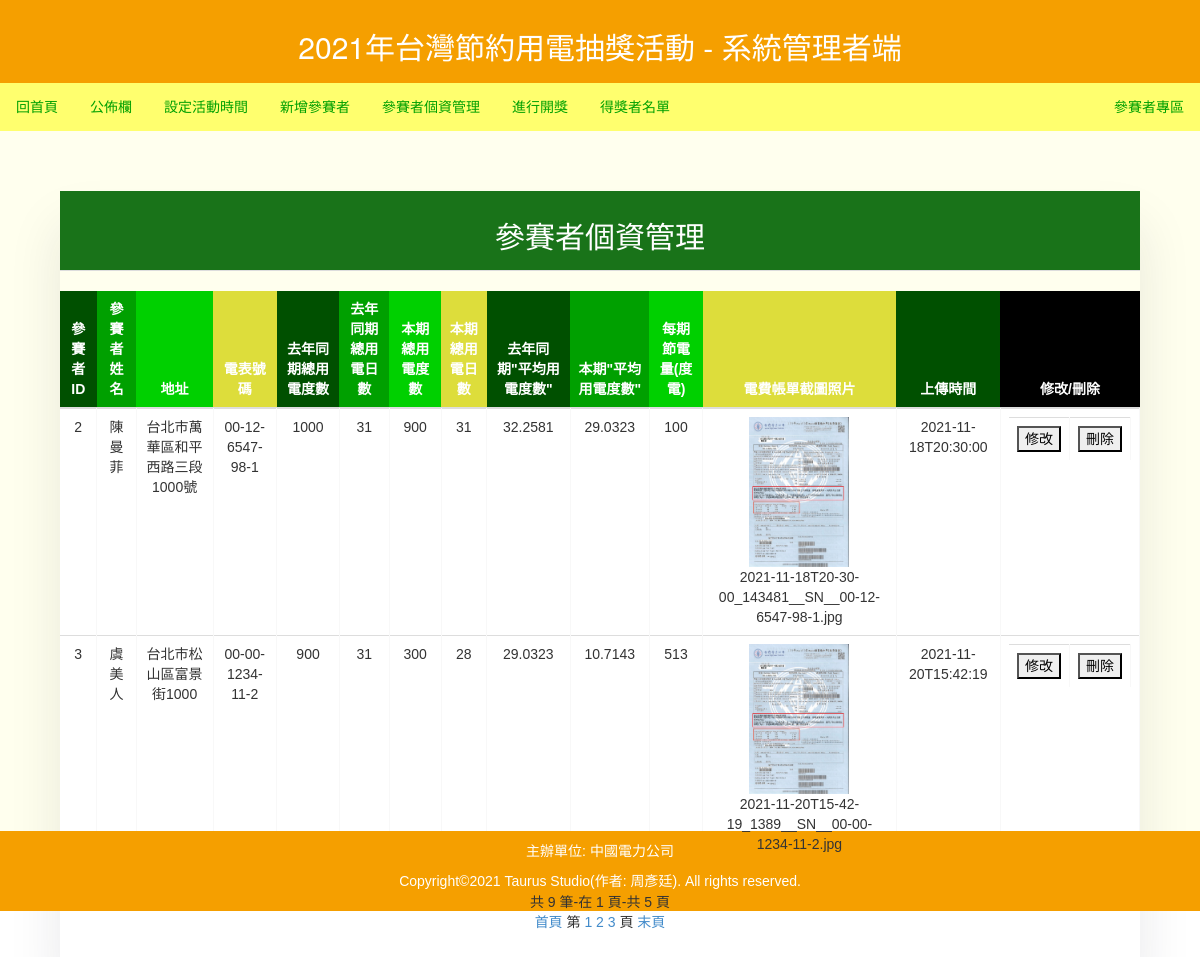
The page /Modules/ShowList/index.php (signed in) on the database its author committed.
### tables this page shows
CREATE TABLE `lottery` (
  `LID` int(11) NOT NULL,
  `LName` varchar(45) DEFAULT NULL COMMENT '參賽者/得獎者姓名',
  `LEleNum` varchar(45) DEFAULT NULL COMMENT '電表號碼',
  `LAddress` varchar(100) DEFAULT NULL COMMENT '參賽者電表地址',
  `LBeforeFee` int(50) DEFAULT NULL COMMENT '區年同期總用電量',
  `LLastFee` int(50) DEFAULT NULL COMMENT '本期總用電量',
  `LBeforeDays` int(11) DEFAULT NULL COMMENT '去年同期用電日',
  `LLastDays` int(11) DEFAULT NULL COMMENT '本期總用電日',
  `LBeforeAvgFee` float DEFAULT NULL COMMENT '去年同期平均用電量',
  `LLastAvgFee` float DEFAULT NULL COMMENT '本期總平均用電量',
  `LSaveFee` int(100) DEFAULT NULL COMMENT '節電率',
  `LImage_file` varchar(515) DEFAULT NULL COMMENT '電表帳單上傳圖檔的位置(包含系統檔名)',
  `LRealImgFileName` varchar(515) DEFAULT NULL COMMENT '電表帳單上傳圖檔的真實名字(原始檔名)',
  `LAward` varchar(3) DEFAULT NULL COMMENT '是否有得獎：Y(得獎)，無符號者為未得獎；都沒有Y時則尚未開獎。',
  `LAdd_time` varchar(45) DEFAULT NULL
);

### Modules/ShowList/index.php (the view, shortened to what this page needs)
<!DOCTYPE html>
<html>
   <head>
	  <?php
	    include_once("../../Include/incBootstrap.php");
	    include_once("../../Include/connectDB.php");
	  ?>
   </head>
   <body>
   <form action="index.php" method="get">
<div class="title">
<h2>2021年台灣節約用電抽獎活動 - 系統管理者端</h2>
</div>
<div class="topnav">
<a href="../Home/index.php">回首頁</a>
<a href="../Bulletin/index.php">公佈欄</a>
<a href="../ActiveDate/index.php">設定活動時間</a>
<a href="../JoinLottery/index.php">新增參賽者</a>
<a href="../ShowList/index.php">參賽者個資管理</a>
<a href="../AwardList/index.php">進行開獎</a>
<a href="../ShowAward/index.php">得獎者名單</a>
<div class="topnavA2"><a href="../../System/Main/Home/index.php" >參賽者專區</a></div>
</div>
   <?php
      if(@$_SESSION["account"] == "login"){
   ?>
        <?php
			  $sql = "SELECT * FROM lottery";
			  $result = $db_link->query($sql);
			  $total_records = $result->rowCount();
        ?>
		<?php
		  $per = 2;
          $pages = ceil($total_records /$per);
          if (!isset($_GET["page"])){
            $page=1;
          } else {
            $page = intval($_GET["page"]);
          }
           $start = ($page-1)*$per;
		   $result = $db_link->query($sql.' LIMIT '.$start.', '.$per) or die("Error");
		?>
<div class="content">
	<div class="table-wrapper">
	<table class="table" style="width: 100%;">
	<thead>
		  <tr>
		  <th style="background-color: rgba(0, 100, 0, 0.9); border-bottom: 1px solid #ddd;"><h2>參賽者個資管理</h2></th>
		  </tr>
	</thead>
	</table>
        <table class="table table-hover" style="width: 100%;">
		<thead>
		  <th>參賽者ID</th>
		  <th>參賽者姓名</th>
		  <th>地址</th>
		  <th>電表號碼</th>
		  <th>去年同期總用電度數</th>
		  <th>去年同期總用電日數</th>
		  <th>本期總用電度數</th>
		  <th>本期總用電日數</th>
		  <th>去年同期"平均用電度數"</th>
		  <th>本期"平均用電度數"</th>
		  <th>每期節電量(度電)</th>
		  <th>電費帳單截圖照片</th>
		  <th>上傳時間</th>
		  <th>修改/刪除</th>
		  </thead>
		  <tbody>
		<?php
        if($total_records > 0 ){
			while($row = $result->fetch(PDO::FETCH_ASSOC)){
	 ?>
		  <?php
		     echo "<tr>";
		     echo sprintf("<td>%d</td>",$row["LID"]);
			 echo sprintf("<td>%s</td>",$row["LName"]);
			 echo sprintf("<td>%s</td>",$row["LAddress"]);
			 echo sprintf("<td>%s</td>",$row["LEleNum"]);
			 echo sprintf("<td>%s</td>",$row["LBeforeFee"]);
			 echo sprintf("<td>%s</td>",$row["LBeforeDays"]);
			 echo sprintf("<td>%s</td>",$row["LLastFee"]);
			 echo sprintf("<td>%s</td>",$row["LLastDays"]);
			 echo sprintf("<td>%s</td>",$row["LBeforeAvgFee"]);
			 echo sprintf("<td>%s</td>",$row["LLastAvgFee"]);
			 echo sprintf("<td>%s</td>",$row["LSaveFee"]);
			 echo sprintf("<td><a href='"."%s"."'><img src='"."%s"."' width='100' height='150'></a><br>%s</td>",'../../'.str_replace('../',"",$row["LImage_file"]),'../../'.str_replace('../',"",$row["LImage_file"]),$row["LRealImgFileName"]);
			 echo sprintf("<td>%s</td>",$row["LAdd_time"]);
			 echo sprintf("<td><table><td><a href ='../ModifyList/index.php?LID=%s'><input type='button' value='修改' /></a></td><td><a href ='../DelList/index.php?LID=%s'><input type='button' value='刪除' /></a></td></table></td>",$row["LID"],$row["LID"]);
			 echo "</tr>";
		  ?>
		  <?php
			}
		 }else{
			 echo "沒有一筆資料!";
		 }
		?>
		</tbody>
		</table>
		<?php
	echo "<div class='pages'>";
    echo '共 '.$total_records.' 筆-在 '.$page.' 頁-共 '.$pages.' 頁';
    echo "<br /><a href=?page=1>首頁</a> ";
    echo "第 ";
    for( $i=1 ; $i<=$pages ; $i++ ) {
        if ( $page-3 < $i && $i < $page+3 ) {
            echo "<a href=?page=".$i.">".$i."</a> ";
        }
    }
    echo " 頁 <a href=?page=".$pages.">末頁</a><br /><br />";
	echo "</div>";
?>
</div>
</div>
	 </form>
    <?php
      }else{
		  echo "<font color='red'><h1>無法操作!您尚未登入此系統!</h1></font>";
		  echo "<hr/><a href='../Home/index.php'><input type='button' class='btn btn-primary' value='回首頁' /></a>";
	  }
	?>
 <div class="footer">
  <div class="footerText">
       <p> 主辦單位:&nbsp;中國電力公司 </p>
       <p> Copyright&copy;2021&nbsp;Taurus&nbsp;Studio(作者:&nbsp;周彥廷).&nbsp;All&nbsp;rights&nbsp;reserved. </p>
  </div>
</div>
   </body>
</html>

### Include/incBootstrap.php (shortened to what this page needs)
<?php
$IncBootstrapUrl = array("../../Scripts/jquery-1.10.2.min.js","../../Scripts/bootstrap.min.js","../../Content/bootstrap.min.css","../../Content/bootstrap-theme.min.css");
for($i=2;$i<=3;$i++){
  echo "<link rel='stylesheet' href='".$IncBootstrapUrl[$i]."'>";
}
?>

### Include/joinLotteryCss.php (style rules this page uses)
.table-wrapper { margin: 50px; box-shadow: 0px 35px 50px rgba(27, 31, 49, 0.1); }
.table { border-collapse: collapse; width: 100%; background-color: white; }
.table td, .table th { text-align: center; padding: 10px; }
.table td { border-right: 1px solid #f8f8f8; }
.table thead th { color: #ffffff; background: #005000; }
.table thead th:nth-child(2) { background: #00A000; }
.table thead th:nth-child(3) { background: #00D000; }
.table thead th:nth-child(4) { background: #DDDD3B; }
.table thead th:nth-child(6) { background: #00A000; }
.table thead th:nth-child(7) { background: #00D000; }
.table thead th:nth-child(8) { background: #DDDD3B; }
.table thead th:nth-child(10) { background: #00A000; }
.table thead th:nth-child(11) { background: #00D000; }
.table thead th:nth-child(12) { background: #DDDD3B; }
.table thead th:nth-child(13) { background: #005000; }
.table thead th:nth-child(14) { background: #000000; }

### Include/TempStyleCss.php (style rules this page uses)
* { box-sizing: border-box; font-family: Arial, Helvetica, sans-serif; }
body { margin: 0; font-family: Arial, Helvetica, sans-serif; }
.topnav { overflow: hidden; background-color: #FFFF6E; }
.topnav a { float: left; display: block; color: #00A000; text-align: center; padding: 14px 16px; text-decoration: none; }
.topnavA2 { float: right; text-align: center; }
.content { background-color: #FFFFEE; padding: 10px; height: 700px; }
.footer { background-color: #F59F00; color: #FFFFFF; padding: 10px; }
.footerText { text-align: center; }
.title { background-color: #F59F00; color: #FFFFFF; text-align: center; padding: 10px; }
.pages { text-align: center; padding: 10px; }

### rows shown on the page
lottery: LID "2", LName "陳曼菲", LAddress "台北市萬華區和平西路三段1000號", LEleNum "00-12-6547-98-1", LBeforeFee "1000", LBeforeDays "31", LLastFee "900", LLastDays "31", LBeforeAvgFee "32.2581", LLastAvgFee "29.0323", LSaveFee "100", LImage_file+LRealImgFileName (picture), LImage_file+LRealImgFileName "2021-11-18T20-30-00_143481__SN__00-12-6547-98-1.jpg", LAdd_time "2021-11-18T20:30:00"
lottery: LID "3", LName "虞美人", LAddress "台北市松山區富景街1000", LEleNum "00-00-1234-11-2", LBeforeFee "900", LBeforeDays "31", LLastFee "300", LLastDays "28", LBeforeAvgFee "29.0323", LLastAvgFee "10.7143", LSaveFee "513", LImage_file+LRealImgFileName (picture), LImage_file+LRealImgFileName "2021-11-20T15-42-19_1389__SN__00-00-1234-11-2.jpg", LAdd_time "2021-11-20T15:42:19"

### other values the page prints
$total_records "9"
$page "1"
$pages "5"
